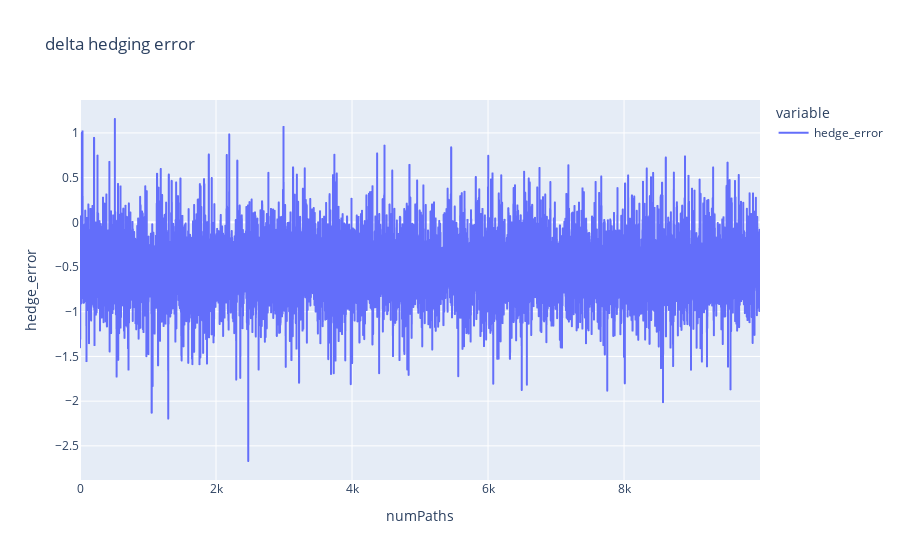

Here is the notebook cell this chart was saved with:
### Code cell
fig = px.line(dhedge_err_, title = 'delta hedging error',
             labels = {
                 "value":"hedge_error"
                       
                      })

fig.show()

### Figure 1 — Plotly figure (JSON) as saved in the notebook; plotly's stock layout.template omitted (floating-point values rounded to 4 significant figures; data arrays with more than 128 entries replaced by an {"elided": "..."} marker saying what was removed)
{"data": [{"hovertemplate": "variable=hedge_error<br>numPaths=%{x}<br>hedge_error=%{y}<extra></extra>", "legendgroup": "hedge_error", "line": {"color": "#636efa", "dash": "solid"}, "marker": {"symbol": "circle"}, "mode": "lines", "name": "hedge_error", "showlegend": true, "type": "scattergl", "x": {"elided": "10000 int values"}, "xaxis": "x", "y": {"elided": "10000 float values"}, "yaxis": "y"}], "layout": {"autosize": true, "legend": {"title": {"text": "variable"}, "tracegroupgap": 0}, "title": {"text": "delta hedging error"}, "xaxis": {"anchor": "y", "autorange": true, "domain": [0, 1], "range": [0, 9999], "title": {"text": "numPaths"}, "type": "linear"}, "yaxis": {"anchor": "x", "autorange": true, "domain": [0, 1], "range": [-2.882, 1.368], "title": {"text": "hedge_error"}, "type": "linear"}}}
